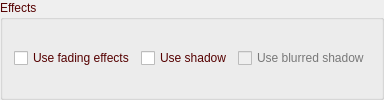
       <widget class="QGroupBox" name="groupBoxEffects2">
        <property name="palette">
         <palette>
          <active>
           <colorrole role="WindowText">
            <brush brushstyle="SolidPattern">
             <color alpha="255">
              <red>85</red>
              <green>0</green>
              <blue>0</blue>
             </color>
            </brush>
           </colorrole>
          </active>
          <inactive>
           <colorrole role="WindowText">
            <brush brushstyle="SolidPattern">
             <color alpha="255">
              <red>85</red>
              <green>0</green>
              <blue>0</blue>
             </color>
            </brush>
           </colorrole>
          </inactive>
          <disabled>
           <colorrole role="WindowText">
            <brush brushstyle="SolidPattern">
             <color alpha="255">
              <red>120</red>
              <green>120</green>
              <blue>120</blue>
             </color>
            </brush>
           </colorrole>
          </disabled>
         </palette>
        </property>
        <property name="title">
         <string>Effects</string>
        </property>
        <layout class="QHBoxLayout" name="horizontalLayout_11">
         <item>
          <widget class="QCheckBox" name="checkBoxUseFading2">
           <property name="toolTip">
            <string>If checked, when switching displayed text, fades the old text out and fades the new text in .</string>
           </property>
           <property name="text">
            <string>Use fading effects</string>
           </property>
          </widget>
         </item>
         <item>
          <widget class="QCheckBox" name="checkBoxUseShadow2">
           <property name="toolTip">
            <string>Useful when using a wallpaper image. Displays a fancy shadow effect.</string>
           </property>
           <property name="text">
            <string>Use shadow</string>
           </property>
          </widget>
         </item>
         <item>
          <widget class="QCheckBox" name="checkBoxUseBlurredShadow2">
           <property name="enabled">
            <bool>false</bool>
           </property>
           <property name="toolTip">
            <string>Useful when using a wallpaper image. Displays a fancy shadow effect.</string>
           </property>
           <property name="text">
            <string>Use blurred shadow</string>
           </property>
          </widget>
         </item>
        </layout>
       </widget>
